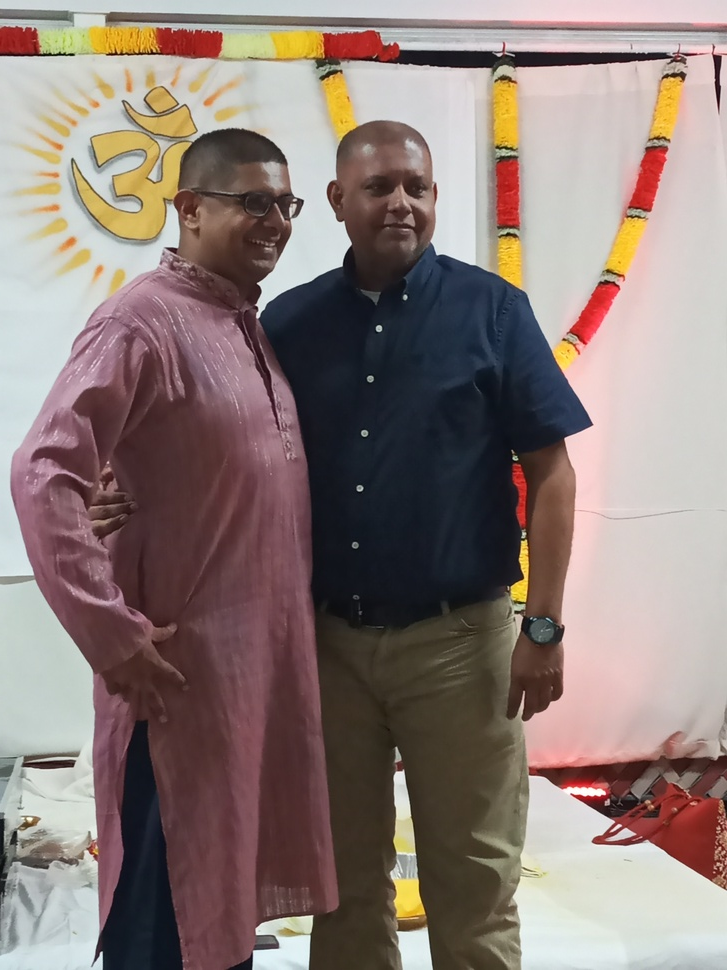
#> input picture SkinTone/img.jpg, 727 x 970 px, shrunk from 3120 x 4160 before the run, given in place of the camera
$ python motionDetector.py
#> lines starting #> are read from the running program, lines starting #| are printed output that depends on the picture
import cv2, time
import pandas as pd
from datetime import datetime

#We get the value of the first frame of the footage.
first_frame = None
status_list = [None, None]
times = []
data_fr = pd.DataFrame(columns=["Start", "End"])

vid = cv2.VideoCapture(0)

while True:
    check, frame = vid.read()
#> frame is the input picture: shape (970, 727, 3); mean B, G, R 119, 123.5, 138.9
    #Used to indicate no motion in 1st frame
    stat = 0
    gray = cv2.cvtColor(frame, cv2.COLOR_BGR2GRAY)
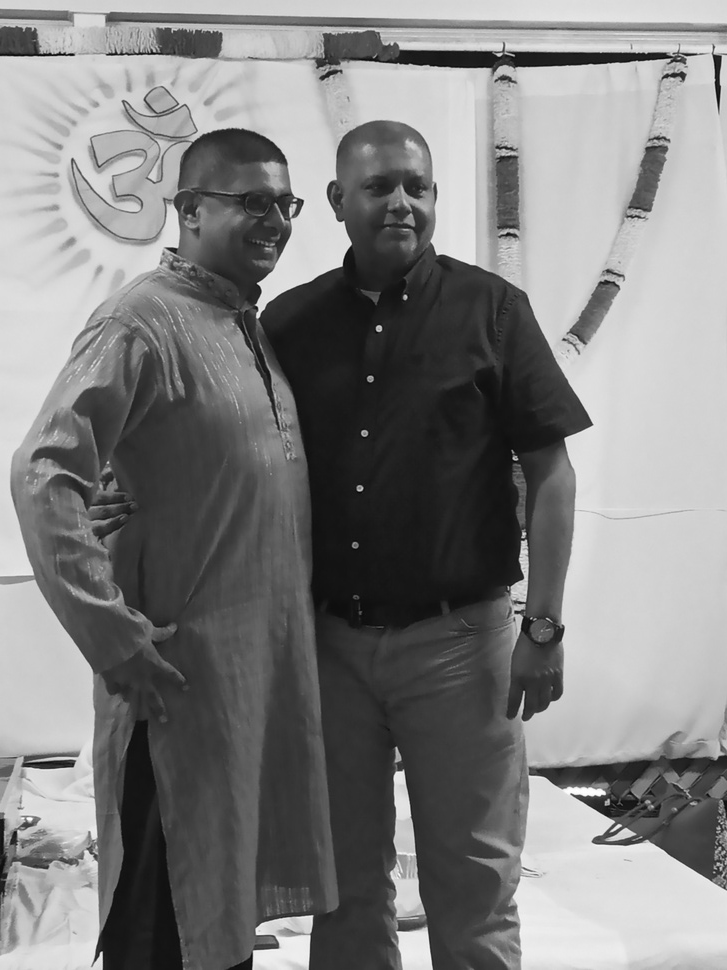
#> gray: shape (970, 727); min 4, max 255, mean 127.6
    #Use this to blur the img to remove noise and
    #reduces inaccuracies in the difference calc.
    #The values used are standard values for the function
    #The docs have the explanation and other details.
    gray = cv2.GaussianBlur(gray, (21, 21), 0)
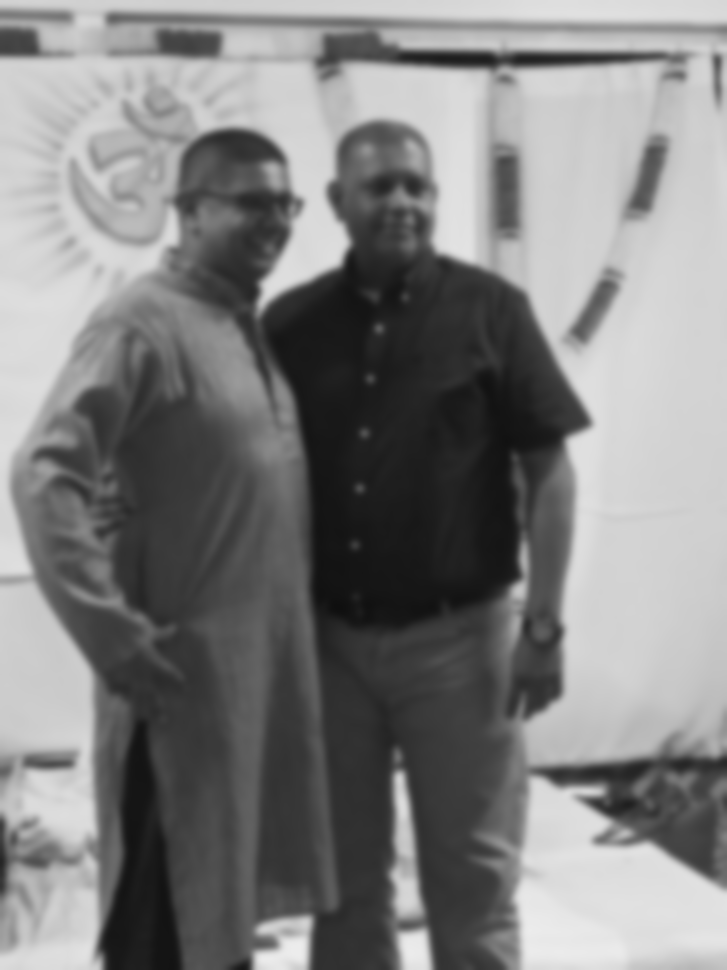
#> gray: shape (970, 727); min 15, max 236, mean 127.6
    #We will compare everyother frame to this original frame to
    #determine the difference, the degree of the difference
    #will determine the magnitude of the motion.
    if first_frame is None:
        first_frame = gray
        #This facititates the continuation of the loop
        #and not breaking out at this point
        continue
        #This line would also not be executed
        #on the second iteration of the loop.

    delta_fr = cv2.absdiff(first_frame, gray)
    #This produces another img.
    threshold_delta = cv2.threshold(delta_fr, 35, 255, cv2.THRESH_BINARY)[1]
    #This specifices the threshold for the img, and sets the pixel
    #values above a certain number to another number and hence colour.
    threshold_delta = cv2.dilate(threshold_delta, None, iterations=2)
    #This helps to smoothen out the images and the wihite areas.
    #The higher the iterations number the smoother the image.

    #for opencv2 and python 2
    #(cnts,_)
    #for opencv2 and python 3
    #(_, cnts, _)
    (cnts, _) = cv2.findContours(threshold_delta.copy(), cv2.RETR_EXTERNAL,
                                 cv2.CHAIN_APPROX_SIMPLE)
    for contours in cnts:
        if cv2.contourArea(contours) < 10000:
            continue
        stat = 1

        (x, y, w, h) = cv2.boundingRect(contours)
        cv2.rectangle(frame, (x, y), (x + w, y + h), (0, 255, 0), 3)

    status_list.append(stat)

    if status_list[-1] == 1 and status_list[-2] == 0:
        times.append(datetime.now())
    if status_list[-1] == 0 and status_list[-2] == 1:
        times.append(datetime.now())
    #cv2.imshow("Delta Frame", delta_fr)
    cv2.imshow("Threshold Frame", threshold_delta)
    cv2.imshow("Colour Frame", frame)
    key = cv2.waitKey(1)
    if key == ord('q'):
        break

#print(status_list)
#print(times)

#This loop gets the start nad end times listed in the times[]
for i in range(0, len(times) - 1, 2):
    #data_fr = data_fr.append({"Start :": times[i],"End :": times[i + 1]},ignore_index=True)
    data_fr = pd.concat([
        data_fr,
        pd.DataFrame.from_dict({
            "Start :": [times[i]],
            "End :": [times[i + 1]]
        })
    ],
                        ignore_index=True)
#> this loop made 0 passes
#Exports times[] data to a .csv file
data_fr.to_csv("Times.csv")
vid.release()
cv2.destroyAllWindows()
